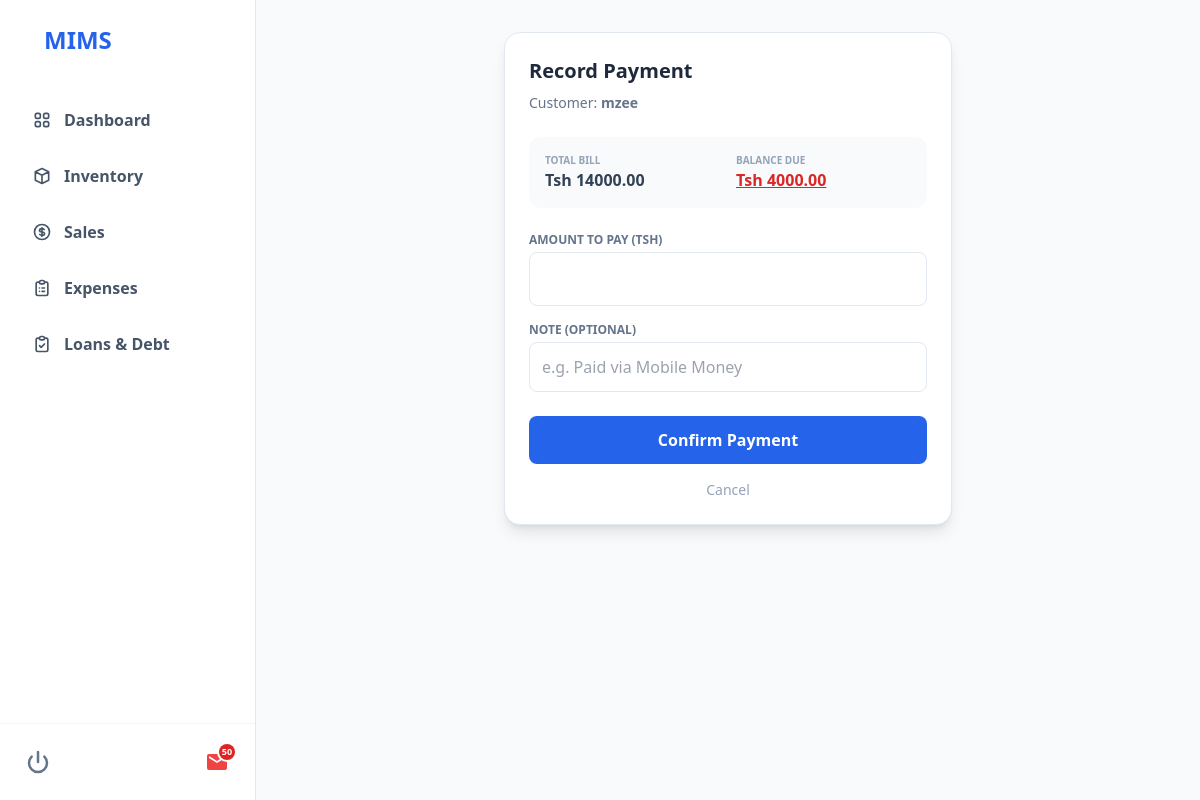
The page /sales/pay/34/ (signed in) on the database its author committed.
### mims/models.py (models this page shows, shortened)
class Sale(models.Model):
    PAYMENT_CHOICES = [('PAID', 'Paid'), ('LOAN', 'Loan'), ('PARTIAL', 'Partial')]
    sale_date = models.DateTimeField(default=timezone.now)
    customer_name = models.CharField(max_length=200, blank=True, null=True)
    payment_status = models.CharField(max_length=10, choices=PAYMENT_CHOICES, default='PAID')
    subtotal = models.DecimalField(max_digits=10, decimal_places=2, default=0)
    discount_amount = models.DecimalField(max_digits=10, decimal_places=2, default=0)
    total_amount = models.DecimalField(max_digits=10, decimal_places=2, default=0)
    amount_paid = models.DecimalField(max_digits=10, decimal_places=2, default=0)
    @property
    def balance_due(self):
        return self.total_amount - self.amount_paid

### mims/views.py (the view, shortened to what this page needs)
# urls.py: path('sales/pay/<int:sale_id>/', views.pay_debt_view, name='pay_debt'),
@login_required
def pay_debt_view(request, sale_id):
    sale = Sale.objects.get(pk=sale_id)
    context = {'sale': sale}
    return render(request, 'mims/pay_debt.html', context)

### mims/context_processors.py (called while the page is built)
def notifications(request):
    today = timezone.now().date()
    six_months_from_now = today + timedelta(days=180)
    low_stock = Product.objects.filter(stock_qty__lt=2)
    expiring_soon = Product.objects.filter(expiry_date__lte=six_months_from_now)
    total_ids = set(low_stock.values_list('id', flat=True)) | set(expiring_soon.values_list('id', flat=True))
    count = len(total_ids)
    return {
        'notification_count': count,
        'has_notifications': count > 0
    }

### mims/templates/mims/pay_debt.html (shortened to what this page needs)
{% extends 'mims/dashboard.html' %}
{% block content %}
<div class="p-8 flex justify-center">
    <div class="bg-white w-full max-w-md p-6 rounded-2xl shadow-lg border border-slate-200">
        <h2 class="text-xl font-bold text-slate-800 mb-2">Record Payment</h2>
        <p class="text-sm text-slate-500 mb-6">Customer: <strong>{{ sale.customer_name|default:"Walk-in" }}</strong></p>
        <div class="bg-slate-50 p-4 rounded-xl mb-6 grid grid-cols-2 gap-4">
            <div>
                <p class="text-[10px] text-slate-400 font-bold uppercase">Total Bill</p>
                <p class="font-bold text-slate-700">Tsh {{ sale.total_amount|floatformat:2 }}</p>
            </div>
            <div>
                <p class="text-[10px] text-slate-400 font-bold uppercase text-red-500">Balance Due</p>
                <p class="font-bold text-red-600 underline">Tsh {{ sale.balance_due|floatformat:2 }}</p>
            </div>
        </div>
        <form method="POST">
            <div class="mb-4">
                <label class="block text-xs font-bold text-slate-500 uppercase mb-1">Amount to Pay (Tsh)</label>
                <input type="number" step="0.01" name="amount_to_pay" max="{{ sale.balance_due }}" required
                    class="w-full p-3 border border-slate-200 rounded-lg focus:ring-2 focus:ring-blue-500 outline-none text-lg font-bold">
            </div>
            <div class="mb-6">
                <label class="block text-xs font-bold text-slate-500 uppercase mb-1">Note (Optional)</label>
                <input type="text" name="note" placeholder="e.g. Paid via Mobile Money" class="w-full p-3 border border-slate-200 rounded-lg outline-none">
            </div>
            <button type="submit" class="w-full bg-blue-600 text-white py-3 rounded-lg font-bold hover:bg-blue-700 transition">
                Confirm Payment
            </button>
            <a href="{% url 'sale_ledger' %}" class="block text-center mt-4 text-sm text-slate-400 hover:text-slate-600">Cancel</a>
        </form>
    </div>
</div>
{% endblock %}

### mims/templates/mims/dashboard.html (style rules this page uses)
body { font-family: ui-sans-serif, system-ui, -apple-system, BlinkMacSystemFont, "Segoe UI", Roboto, "Helvetica Neue", Arial, sans-serif; }

### rows shown on the page
Sale: customer_name "mzee", total_amount "14000.00", balance_due "4000.00"

### other values the page prints
{{ notification_count }} "50"
